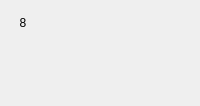
                  <widget class="QWidget" name="widgetFaq8" native="true">
                   <layout class="QHBoxLayout" name="horizontalpage_8" stretch="0,1">
                    <item alignment="Qt::AlignTop">
                     <widget class="QLabel" name="labelNumber8">
                      <property name="minimumSize">
                       <size>
                        <width>24</width>
                        <height>24</height>
                       </size>
                      </property>
                      <property name="maximumSize">
                       <size>
                        <width>16777215</width>
                        <height>24</height>
                       </size>
                      </property>
                      <property name="text">
                       <string>8</string>
                      </property>
                      <property name="alignment">
                       <set>Qt::AlignCenter</set>
                      </property>
                     </widget>
                    </item>
                    <item>
                     <layout class="QVBoxLayout" name="verticalLayoutpage_8">
                      <property name="leftMargin">
                       <number>20</number>
                      </property>
                      <property name="rightMargin">
                       <number>20</number>
                      </property>
                      <item>
                       <widget class="QLabel" name="labelSubtitle8">
                        <property name="text">
                         <string></string>
                        </property>
                        <property name="wordWrap">
                         <bool>true</bool>
                        </property>
                       </widget>
                      </item>
                      <item>
                       <spacer name="verticalSpacer_80">
                        <property name="orientation">
                         <enum>Qt::Vertical</enum>
                        </property>
                        <property name="sizeType">
                         <enum>QSizePolicy::Fixed</enum>
                        </property>
                        <property name="sizeHint" stdset="0">
                         <size>
                          <width>20</width>
                          <height>30</height>
                         </size>
                        </property>
                       </spacer>
                      </item>
                      <item>
                       <widget class="QLabel" name="labelContent8">
                        <property name="text">
                         <string></string>
                        </property>
                        <property name="alignment">
                         <set>Qt::AlignLeading|Qt::AlignLeft|Qt::AlignTop</set>
                        </property>
                        <property name="wordWrap">
                         <bool>true</bool>
                        </property>
                       </widget>
                      </item>
                      <item>
                       <spacer name="verticalSpacer_81">
                        <property name="orientation">
                         <enum>Qt::Vertical</enum>
                        </property>
                        <property name="sizeHint" stdset="0">
                         <size>
                          <width>20</width>
                          <height>20</height>
                         </size>
                        </property>
                       </spacer>
                      </item>
                     </layout>
                    </item>
                   </layout>
                  </widget>
